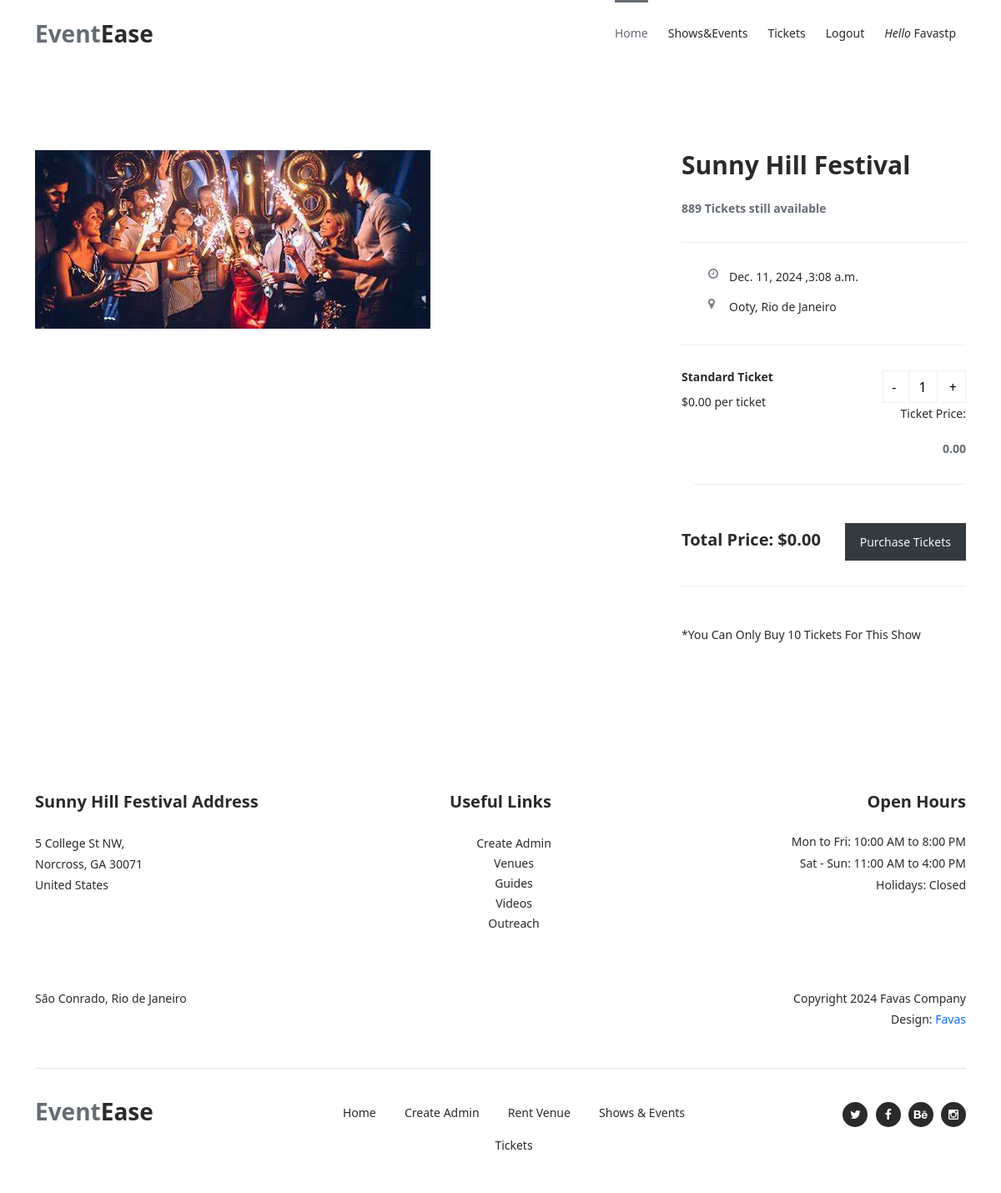
The app's page /tickets/purchase_tickets/29/ (signed in) with its own data.
### events/models.py (models this page shows, shortened)
class Event(models.Model):
    user = models.ForeignKey(Profile, on_delete=models.CASCADE,blank=True,null=True)  # Link each event to a user
    title = models.CharField(max_length=200)
    description = models.TextField()
    date = models.DateField()
    time = models.TimeField()
    location = models.CharField(max_length=255)
    ticket_price=models.DecimalField(max_digits=10,decimal_places=2,default=0.00)
    is_active = models.BooleanField(default=True)
    image = models.ImageField(upload_to='event_images/', null=True, blank=True)
    capacity = models.PositiveIntegerField(default=0)
    available_tickets = models.PositiveIntegerField(default=0)

### tickets/views.py (the view)
# urls.py: path('purchase_tickets/<int:pk>/', views.purchase_tickets, name='purchase_tickets'),
@login_required
def purchase_tickets(request, pk):
    event = get_object_or_404(Event, pk=pk)
    return render(request, 'purchase_ticket_layout.html', {'event_ticket': event})

### tickets/templatetags/calculate_total.py (called while the page is built)
@register.simple_tag
def calculate_total(ticket_price,quantity):
    return ticket_price*quantity

### templates/purchase_ticket_layout.html
{% extends 'blank_layout.html' %}
{% block header%}
{% include 'header.html' %}
{% endblock header%}
{% block purchase_ticket %}
{% include 'purchase_ticket.html' %}
{% endblock purchase_ticket %}
{% block footer %}
{% include 'footer.html' %}
{% endblock footer %}

### templates/header.html (shortened to what this page needs)
{% load static %}
<link href="https://cdn.jsdelivr.net/npm/bootstrap@5.3.0/dist/css/bootstrap.min.css" rel="stylesheet">
<header class="header-area header-sticky">
    <div class="container">
        <div class="row">
            <div class="col-12">
                <nav class="main-nav">
                    <a href="{% url 'index' %}" class="logo">Event<em>Ease</em></a>
                    <ul class="nav">
                        <li><a href="{% url 'index' %}" class="active">Home</a></li>
                        <li><a href="{% url 'display_event' %}">Shows&Events</a></li>
                        <li><a href="{% url 'tickets' %}">Tickets</a></li>
                        {% if user.is_authenticated %}
                            <li><a href="{% url 'logout' %}">Logout</a></li>
                            <li><a href="#"><em>Hello </em>{{ user.username }}</a></li>
                        {% else %}
                            <li><a href="{% url 'login' %}">Login</a></li>
                        {% endif %}
                    </ul>
                </nav>
            </div>
        </div>
    </div>
</header>

### templates/purchase_ticket.html (shortened to what this page needs)
{% load static %}
{% load calculate_total %}
<body>
    <div class="ticket-details-page">
        <div class="container">
            <div class="row">
                <div class="col-lg-8">
                    <div class="left-image">
                        <img src="{{ event_ticket.image.url}}" alt="">
                    </div>
                </div>
                <div class="col-lg-4">
                    <div class="right-content">
                        <h4>Sunny Hill Festival</h4>
                        <span>{{event_ticket.available_tickets}} Tickets still available</span>
                        <ul>
                            <li><i class="fa fa-clock-o"></i> {{event_ticket.date}} ,{{event_ticket.time}}</li>
                            <li><i class="fa fa-map-marker"></i>{{event_ticket.location}}, Rio de Janeiro</li>
                        </ul>
                        <div class="quantity-content">
                            <div class="left-content">
                                <h6>Standard Ticket</h6>
                                <p>${{event_ticket.ticket_price}} per ticket</p>
                            </div>
                            <form id="ticket-form" method="post" action="{% url 'process_purchase' event_ticket.pk %}">
                                <div class="right-content">
                                    <div class="quantity buttons_added">
                                        <input type="button" value="-" class="minus" onclick="changeQuantity(-1)">
                                        <input type="number"
                                               id="quantity"
                                               step="1"
                                               min="1"
                                               max="10"
                                               name="quantity"
                                               value="{{ quantity|default:1 }}"
                                               title="Qty"
                                               class="input-text qty text">
                                        <input type="button" value="+" class="plus" onclick="changeQuantity(1)">
                                    </div>
                                    <p>Ticket Price: <span id="ticket-price" data-price="{{ event_ticket.ticket_price }}">{{ event_ticket.ticket_price }}</span></p>
                                </div>
                                <div class="total">
                                    <h4  id="total-price">Total Price: ${{ event_ticket.ticket_price|floatformat:2 }}</h4>
                                    <div class="main-dark-button"><a style="color: aliceblue;" type="button" onclick="submitForm()" >Purchase Tickets</a></div>
                                </div>
                                </div>
                                <div class="warn">
                                    <p>*You Can Only Buy 10 Tickets For This Show</p>
                                </div>
                        </div>
                    </div>
                </div>
            </div>
        </div>
</body>

### records on screen
Event: image (picture), available_tickets "889", date "Dec. 11, 2024", time "3:08 a.m.", location "Ooty", ticket_price "0.00"

### other values on screen
{{ user.username }} "Favastp"
